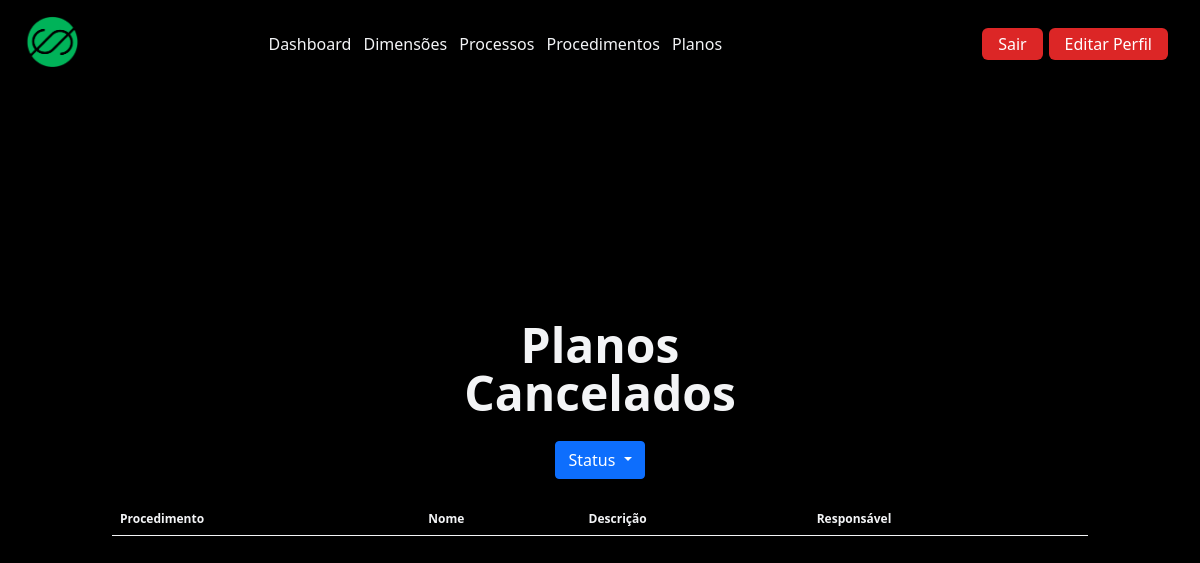
The app's page /planoscancelados/ (signed in), older data.
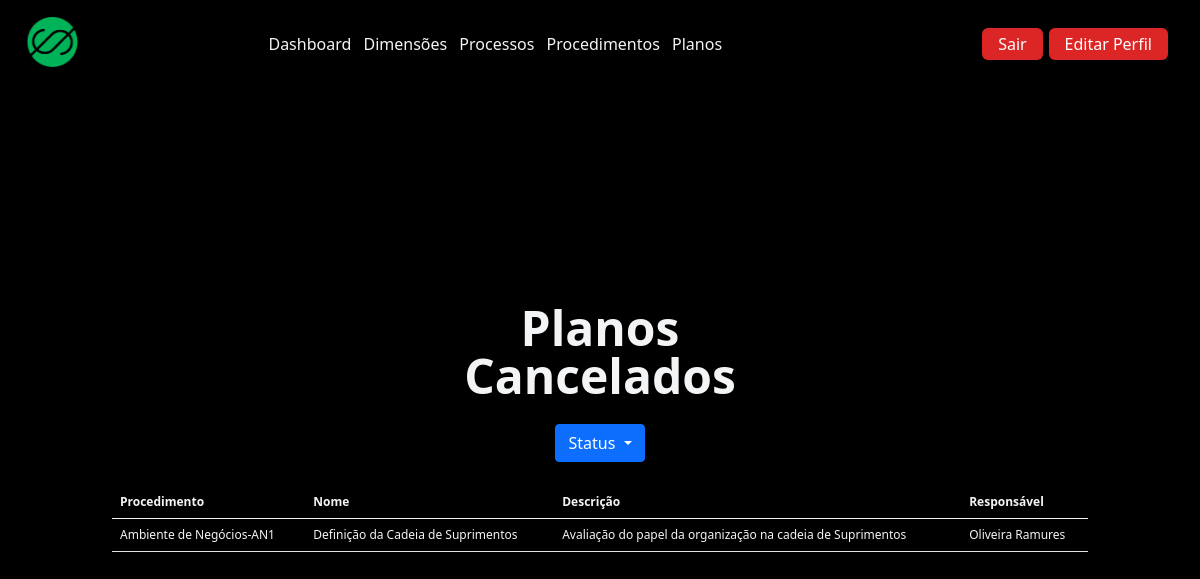
The same page, newer data.
### grc/models.py (models this page shows, shortened)
class Plano(models.Model):
    procedimento = models.ForeignKey('Procedimento', related_name="plano", on_delete=models.CASCADE)
    nome = models.CharField(max_length=100)
    descricao = models.TextField(max_length=1000)
    responsavel = models.CharField(max_length=100, null=True)
    status = models.CharField(max_length=15, choices=LISTA_STATUS)
    data_inicio = models.DateField(default=timezone.now)
    data_planejada = models.DateField(default=None)
    data_conclusao = models.DateField(default=None)

class Procedimento(models.Model):
    processo = models.ForeignKey('Processo', related_name="procedimento", on_delete=models.CASCADE)
    nic = models.CharField(max_length=10)
    descricao = models.TextField(max_length=1000)
    atendida = models.CharField(max_length=15, choices=LISTA_SITUACAO)
    data_conclusao = models.DateField(default=None)
    def __str__(self):
        return  self.processo.nome + '-' + self.nic

class Processo(models.Model):
    dimension = models.ForeignKey('Dimension', related_name="processo", on_delete=models.CASCADE)
    nic = models.CharField(max_length=10)
    nome = models.CharField(max_length=100)
    descricao = models.TextField(max_length=1000)

### grc/views.py (the view)
# urls.py: path('planoscancelados/', PlanosCancelados.as_view(), name='planoscancelados'),
class PlanosCancelados(LoginRequiredMixin, ListView):
    template_name = "planoscancelados.html"
    model = Plano
    def get_context_data(self, **kwargs):
        context = super().get_context_data(**kwargs)
        planos_cancelados = Plano.objects.filter(status="CANCELADO")
        context["planos_cancelados"] = planos_cancelados
        return context

### grc/novos_context.py (called while the page is built)
def lista_dimensoes(request):
    lista_dimensoes = Dimension.objects.all()
    return {"lista_dimensoes": lista_dimensoes}

def lista_processos(request):
    lista_processos = Processo.objects.all()
    return {'lista_processos': lista_processos}

def lista_procedimentos(request):
    lista_procedimentos = Procedimento.objects.all()
    return {'lista_procedimentos': lista_procedimentos}

def proc_por_dimensao(request):
    proc_por_dimensao = Dimension.objects.all().prefetch_related('processo')
    return {'proc_por_dimensao': proc_por_dimensao}

### grc/templates/planoscancelados.html (shortened to what this page needs)
{% extends 'base.html' %}
{% load static %}
{% block content %}
<header class="min-h-screen bg-black bg-opacity-75 bg-blend-overlay showcase border-gray-600 border-b-8 flex justify-center items-center bg-no-repeat">
     <div class="container mt-14 mx-auto">
        <div class="z-10 h-full py-32 md:py-0 text-gray-100 text-center flex items-center flex-col">
            <div class ="w-1/3 flex justify-start">
                <h1 class=" font-semibold text-4xl md:text-5xl  mt-4  md:wd-3/4 text-center" >
                    Planos Cancelados
                </h1>
            </div>
             <div class="dropdown">
                  <button type="button" class="btn btn-primary dropdown-toggle mt-4" data-bs-toggle="dropdown">
                    Status
                  </button>
            </div>
        </div>
        <div class="container-sm text-gray-100  mt-4 ">
            <table class="table table-auto text-xs table-responsive-md text-gray-100 mx-auto">
                <thead>
                  <tr>
                      <th>Procedimento</th>
                      <th>Nome</th>
                      <th>Descrição</th>
                      <th>Responsável</th>
                  </tr>
                </thead>
                <tbody>
                {% for plano in planos_cancelados %}
                <tr>
                    <td>
                        <ul>
                            <li>{{ plano.procedimento }}</li>
                        </ul>
                    </td>
                    <td>
                        <ul>
                            <li>{{ plano.nome }}</li>
                        </ul>
                    </td>
                    <td>
                        <ul>
                            <li>{{ plano.descricao }}</li>
                        </ul>
                    </td>
                        <td>
                            <ul>
                                <li>{{ plano.responsavel }}</li>
                            </ul>
                        </td>
                </tr>
                {% endfor %}
            </tbody>
            </table>
        </div>
    </div>
</header>
{% endblock %}

Row changes from the older to the newer data that the page shows:
added Plano: procedimento "Ambiente de Negócios-AN1", nome "Definição da Cadeia de Suprimentos", descricao "Avaliação do papel da organização na cadeia de Suprimentos", responsavel "Oliveira Ramures"
